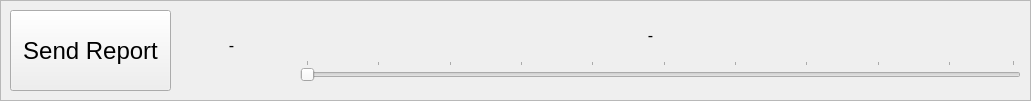
   <widget class="QFrame" name="frame_2">
    <property name="geometry">
     <rect>
      <x>20</x>
      <y>550</y>
      <width>1031</width>
      <height>101</height>
     </rect>
    </property>
    <property name="frameShape">
     <enum>QFrame::StyledPanel</enum>
    </property>
    <property name="frameShadow">
     <enum>QFrame::Plain</enum>
    </property>
    <widget class="QPushButton" name="report_button">
     <property name="geometry">
      <rect>
       <x>10</x>
       <y>10</y>
       <width>161</width>
       <height>81</height>
      </rect>
     </property>
     <property name="font">
      <font>
       <pointsize>18</pointsize>
      </font>
     </property>
     <property name="text">
      <string>Send Report</string>
     </property>
    </widget>
    <widget class="QSlider" name="report_slider">
     <property name="geometry">
      <rect>
       <x>300</x>
       <y>60</y>
       <width>721</width>
       <height>22</height>
      </rect>
     </property>
     <property name="orientation">
      <enum>Qt::Horizontal</enum>
     </property>
     <property name="invertedAppearance">
      <bool>false</bool>
     </property>
     <property name="tickPosition">
      <enum>QSlider::TicksAbove</enum>
     </property>
     <property name="tickInterval">
      <number>10</number>
     </property>
    </widget>
    <widget class="QLabel" name="report_slider_counter">
     <property name="geometry">
      <rect>
       <x>186</x>
       <y>20</y>
       <width>91</width>
       <height>51</height>
      </rect>
     </property>
     <property name="font">
      <font>
       <pointsize>12</pointsize>
      </font>
     </property>
     <property name="text">
      <string>-</string>
     </property>
     <property name="alignment">
      <set>Qt::AlignCenter</set>
     </property>
    </widget>
    <widget class="QLabel" name="report_slider_value">
     <property name="geometry">
      <rect>
       <x>600</x>
       <y>10</y>
       <width>101</width>
       <height>51</height>
      </rect>
     </property>
     <property name="font">
      <font>
       <pointsize>12</pointsize>
      </font>
     </property>
     <property name="text">
      <string>-</string>
     </property>
     <property name="alignment">
      <set>Qt::AlignCenter</set>
     </property>
    </widget>
   </widget>
